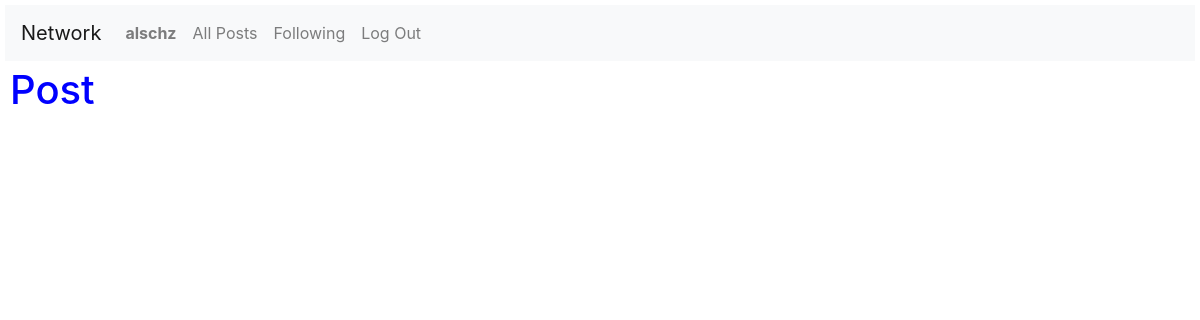
The page /postPage/34 (signed in) on the database as committed earlier.
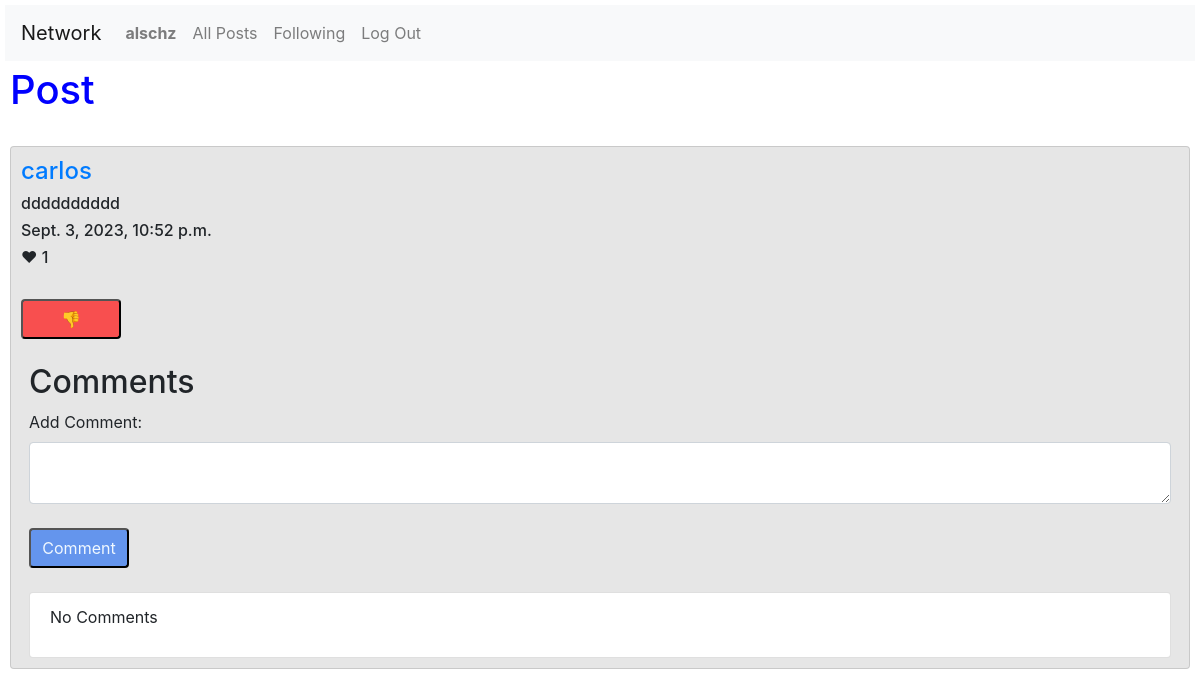
The same page on the database as committed later.
### network/models.py (models this page shows, shortened)
class Post(models.Model):
    user = models.ForeignKey(User, on_delete=models.CASCADE, related_name="poster")
    content = models.TextField(max_length=180, null=False)
    timestamp = models.DateTimeField(auto_now_add=True)
    like = models.IntegerField(default=0)

class User(AbstractUser):
    pass

### network/views.py (the view)
# urls.py: path("postPage/<int:post_id>", views.post_page, name="post_page"),
@csrf_exempt
def post_page(request, post_id):
    try:
        post = Post.objects.get(id=post_id)
    except Post.DoesNotExist:
        return JsonResponse({"error": "Post Not Found"}, status=404)
    if request.method == "GET":
        comments = Comment.objects.filter(post_id=post_id)
        comment_list = []
        for i in range(0, len(comments)):
            comment_list.append(comments[i])
        comment_list.sort(key=lambda comment: comment.id, reverse=True)
        likes = UserLike.objects.filter(user_id=request.user.id)
        like_post = []
        for i in range(0, len(likes)):
            like_post.append(likes[i].post_like)
        if post in like_post:
            likes = "Yes"
        else:
            likes = "Not"
        return render(request, "network/post.html", {
            "post": post,
            "comments": comment_list,
            "likes": likes})

### network/templates/network/post.html (shortened to what this page needs)
{% extends "network/layout.html" %}
{% block body %}
    <h1>Post</h1>
    <br>
    {% if likes == 'Yes' %}
        <div class="card">
                <h4><a href="{% url 'profile' post.user %}">{{post.user}}</a></h4>
                <div id="post_{{post.id}}">
                    <h6 id="h6_{{post.id}}">{{post.content}}</h6>
                    <h6>{{post.timestamp}}</h6>
                    <h6 id="like_{{post.id}}">&#10084; {{post.like}}</h6>
                    <br>
                    {% if user.is_authenticated %}
                        {% if likes == 'Yes' %}
                            <div id="div_dislike_{{post.id}}" style="display: block;">
                                <button style="background-color:  rgb(248, 79, 79); border-radius: 4px;" name="dislike" value="{{post.id}}">&#128078;</button>
                            </div>
                        {% endif %}
                    {% endif %}
                </div>
                <br>
            <div class="mx-2">
                <h2>Comments</h2>
                {% if user.is_authenticated%}
                <form action="{% url 'comment' post.id %}" method="post">
                    <label>Add Comment:</label>
                    <div>
                        <textarea autocomplete="off" class="form-control" name="comment"></textarea>
                    </div>
                    <br>
                    <button type="submit" style="background-color: cornflowerblue; border-radius: 4px;">Comment</button>
                </form>
                {% endif %}
                <br>
                <ul class="list-group">
                    {% if comments %}
                        {% for comment in comments %}
                        <li class="list-group-item">
                            <h6>{{comment.comment}}</h6>
                            <p>Posted by <b>{{comment.author}}</b></p>
                            <p>{{comment.timedate}}</p>
                        </li>
                        {% endfor %}
                    {% else %}
                        <li class="list-group-item">
                            <p>No Comments</p>
                        </li>
                    {% endif %}
                </ul>
            </div>
        </div>
    {% endif %}
{% endblock %}

Rows that differ between the two databases and show on the page:
now on this page (row edited): Post: user "carlos", content "dddddddddd", timestamp "Sept. 3, 2023, 10:52 p.m.", like "1"
Other text that changed with them:
text now shown: "❤ 👎 Comments Add Comment: Comment No Comments"
